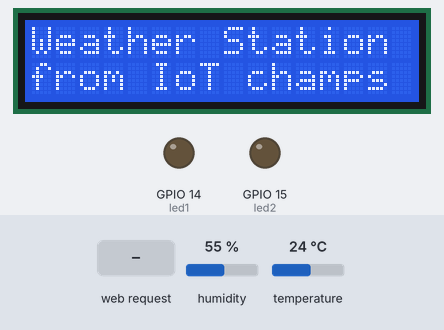
The program below on a simulated Raspberry Pi (BCM pin numbers). Parts: 16×2 character LCD, output pins drawn as LEDs (lit = HIGH). The test bench sets the inputs (shaded band); at power-on: humidity 55 %, temperature 24 °C. The clock reads 2024-03-15 10:24:30 at power-on unless the program sets it; what the program prints to the terminal is not drawn.

Above: at 1.2 s.
1.3 s: HTTP request for /dhtpin/get received
At 3.0 s:
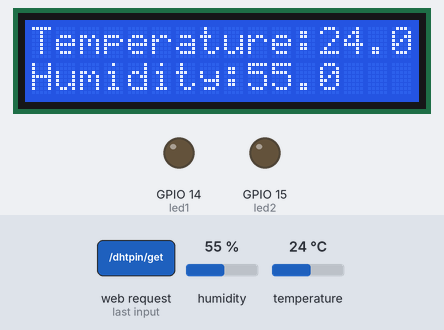
3.3 s: HTTP request for /pin1/on received
At 4.4 s:
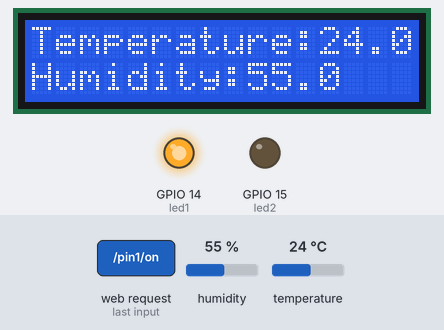
4.8 s: HTTP request for /pin2/on received
At 5.6 s:
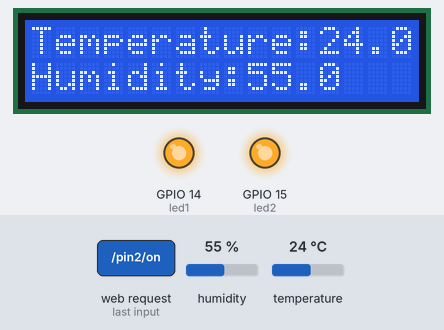
6.3 s: HTTP request for /pin1/off received
At 6.7 s:
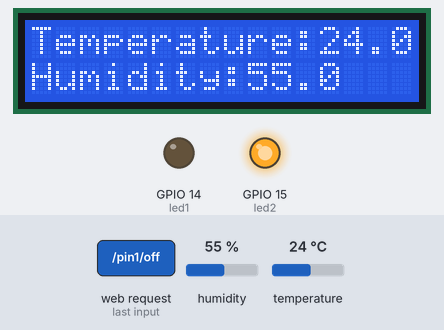
7.8 s: HTTP request for /pin2/off received
At 9.1 s:
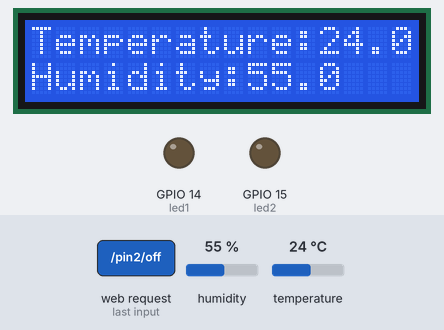
Timing chart, 0 to 10.3 s (numbered marks = the images above; inputs shaded):
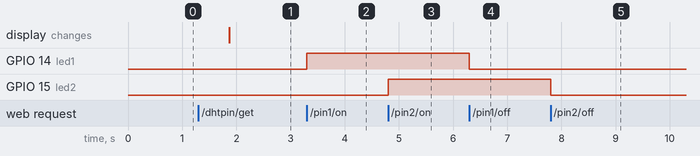

The program:

app.py
```python
from flask import Flask, render_template
import RPi.GPIO as GPIO
import Adafruit_DHT as dht
import Adafruit_CharLCD as LCD

app = Flask(__name__)

GPIO.setmode(GPIO.BCM)
led1 = 14
led2 = 15
DHT11_pin = 4
lcdrs=13
lcden=19
lcdd4=26
lcdd5=16
lcdd6=20
lcdd7=21

# Set each pin as an output and make it low:
GPIO.setup(led1, GPIO.OUT)
GPIO.setup(led2, GPIO.OUT)

lcd = LCD.Adafruit_CharLCD(lcdrs, lcden, lcdd4,lcdd5 , lcdd6 , lcdd7 ,0 ,16,2)
lcd.message("Weather Station")
lcd.set_cursor(0, 1) #(col, row)
lcd.message("from IoT champs")


@app.route("/")

def main():
   return render_template('index.html')

# The function below is executed when someone requests a URL with the pin number and action in it:
@app.route("/<pin>/<action>")
def action(pin, action):
   temperature = ''
   humidity = ''
   if pin == "pin1" and action == "on":
      GPIO.output(led1, GPIO.HIGH)

   if pin == "pin1" and action == "off":
      GPIO.output(led1, GPIO.LOW)

   if pin == "pin2" and action == "on":
      GPIO.output(led2, GPIO.HIGH)

   if pin == "pin2" and action == "off":
      GPIO.output(led2, GPIO.LOW)

   if pin == "dhtpin" and action == "get":
      humi, temp = dht.read_retry(dht.DHT11, DHT11_pin)  # Reading humidity and temperature
      humi = '{0:0.1f}' .format(humi)
      temp = '{0:0.1f}' .format(temp)
      temperature = 'Temperature: ' + temp
      humidity =  'Humidity: ' + humi

      lcd.clear()
      lcd.message("Temperature:" )
      lcd.message(temp)
      lcd.set_cursor(0, 1)
      lcd.message("Humidity:")
      lcd.message( humi)

   templateData = {
   'temperature' : temperature,
   'humidity' : humidity
   }

   return render_template('index.html', **templateData)

if __name__ == "__main__":
   app.run(host='0.0.0.0', port=8080, debug=True)
```

Measured:
- after the input at 1.3 s, the display: changes after 0.57 s (image 1)
- after the input at 3.3 s, GPIO 14 (led1): LOW → HIGH at once
- after the input at 4.8 s, GPIO 15 (led2): LOW → HIGH at once
- after the input at 6.3 s, GPIO 14 (led1): HIGH → LOW at once
- after the input at 7.8 s, GPIO 15 (led2): HIGH → LOW at once
